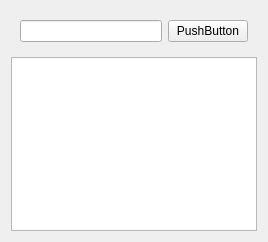
<?xml version="1.0" encoding="UTF-8"?>
<ui version="4.0">
 <class>Widget</class>
 <widget class="QWidget" name="Widget">
  <property name="geometry">
   <rect>
    <x>0</x>
    <y>0</y>
    <width>268</width>
    <height>242</height>
   </rect>
  </property>
  <property name="windowTitle">
   <string>Widget</string>
  </property>
  <layout class="QVBoxLayout" name="verticalLayout">
   <item>
    <widget class="QWidget" name="widget" native="true">
     <layout class="QHBoxLayout" name="horizontalLayout_2">
      <item>
       <widget class="QLineEdit" name="lineEdit_2"/>
      </item>
      <item>
       <widget class="QPushButton" name="pushButton_2">
        <property name="text">
         <string>PushButton</string>
        </property>
       </widget>
      </item>
     </layout>
    </widget>
   </item>
   <item>
    <widget class="QTextEdit" name="textEdit"/>
   </item>
  </layout>
 </widget>
 <resources/>
 <connections/>
</ui>
